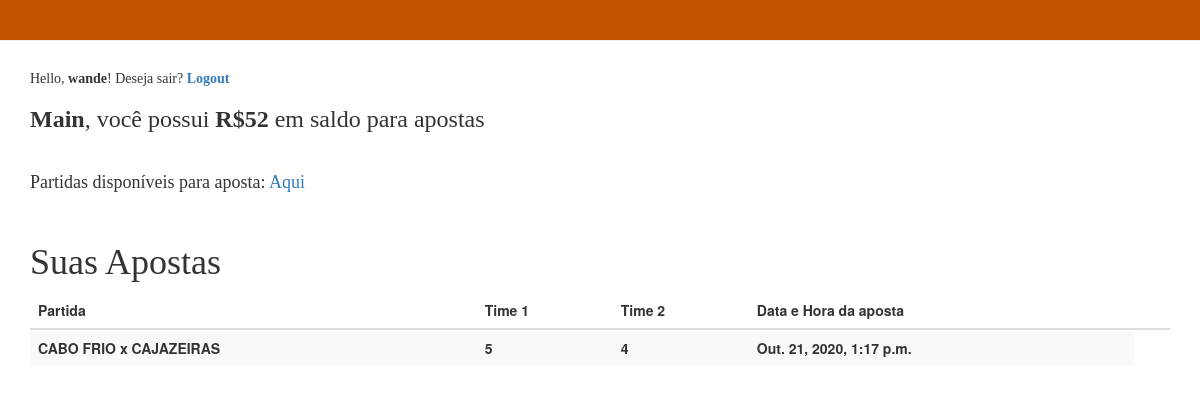
The app's page / (signed in) with its own data.
### apostas/models.py (models this page shows, shortened)
class Usuario (models.Model):
	user = models.OneToOneField(User, null=True, on_delete=models.CASCADE)
	nome = models.CharField(max_length=200, null=True)
	telefone = models.CharField(max_length=200, null=True)
	email = models.EmailField(max_length=200, null=True)
	saldo = models.IntegerField(default=10, null=True)
	data_criacao = models.DateTimeField(auto_now_add=True, null=True)

class Aposta(models.Model):
	usuario = models.ForeignKey(Usuario, null=True, on_delete=models.CASCADE)
	partida = models.ForeignKey(Partida, null=True, on_delete=models.CASCADE)
	placar1 = models.IntegerField(default=0)
	placar2 = models.IntegerField(default=0)
	data_criacao = models.DateTimeField(auto_now_add=True, null=True)
	time1Venceu = models.BooleanField(default=False)
	time2Venceu = models.BooleanField(default=False)
	empate = models.BooleanField(default=False)

class Partida (models.Model):
	time1 = models.CharField(max_length=50, null=True)
	time2 = models.CharField(max_length=50, null=True)
	placar1 = models.IntegerField(default=0)
	placar2 = models.IntegerField(default=0)
	data_partida = models.DateTimeField(auto_now_add=True, null=True)
	time1Venceu = models.BooleanField(default=False)
	time2Venceu = models.BooleanField(default=False)
	empate = models.BooleanField(default=False)
	def __str__(self):
		return self.time1 +" x "+ self.time2

### apostas/views.py (the view)
# urls.py: path('', views.home, name='home'),
@login_required(login_url = 'loginPage')
def home(request):
	usuario = Usuario.objects.get(user=request.user)
	apostas_usuario = Aposta.objects.filter(usuario=usuario)
	context = {'usuario': usuario, 'apostas_usuario': apostas_usuario}
	return render (request, 'apostas/home.html', context)

### apostas/templates/apostas/home.html (shortened to what this page needs)
{% extends 'apostas/base.html' %}
{% block content %}
	<span><h5>Hello, <b>{{request.user}}</b>! Deseja sair?</span>
	<span><b><a href="{% url 'logout' %}">Logout</a></b></h5></span>
	<h3><b>{{usuario.nome}}</b>, você possui <b>R${{usuario.saldo}}</b> em saldo para apostas</h3><br>
	<span><h4>Partidas disponíveis para aposta: <a href="{% url 'partidasCadastradas' %}">Aqui</a></h4></span><br>
	<h1>Suas Apostas</h1>
	<table class="table table-striped">
		<thead>
		  <tr>
			<th scope="col">Partida</th>
			<th scope="col">Time 1</th>
			<th scope="col">Time 2</th>
			<th scope="col">Data e Hora da aposta</th>
			<th scope="col"></th>
		  </tr>
		</thead>
		<tbody>
		 {% for aposta in apostas_usuario %}
				<tr>
					<th>{{aposta.partida}}</th>
				    <th>{{aposta.placar1}}</th>
				    <th>{{aposta.placar2}}</th>
				    <th>{{aposta.data_criacao}}</th>
				</tr>
			{% endfor %}
		</tbody>
	  </table>
	{% endblock %}

### apostas/static/css/apostas.css (style rules this page uses)
h1, h2, h3, h4, h5 { font-family: 'Lucida Console'; }

### records on screen
Usuario: nome "Main", saldo "52"
Aposta: partida "CABO FRIO x CAJAZEIRAS", placar1 "5", placar2 "4", data_criacao "Out. 21, 2020, 1:17 p.m."

### other values on screen
{{ request.user }} "wande"
